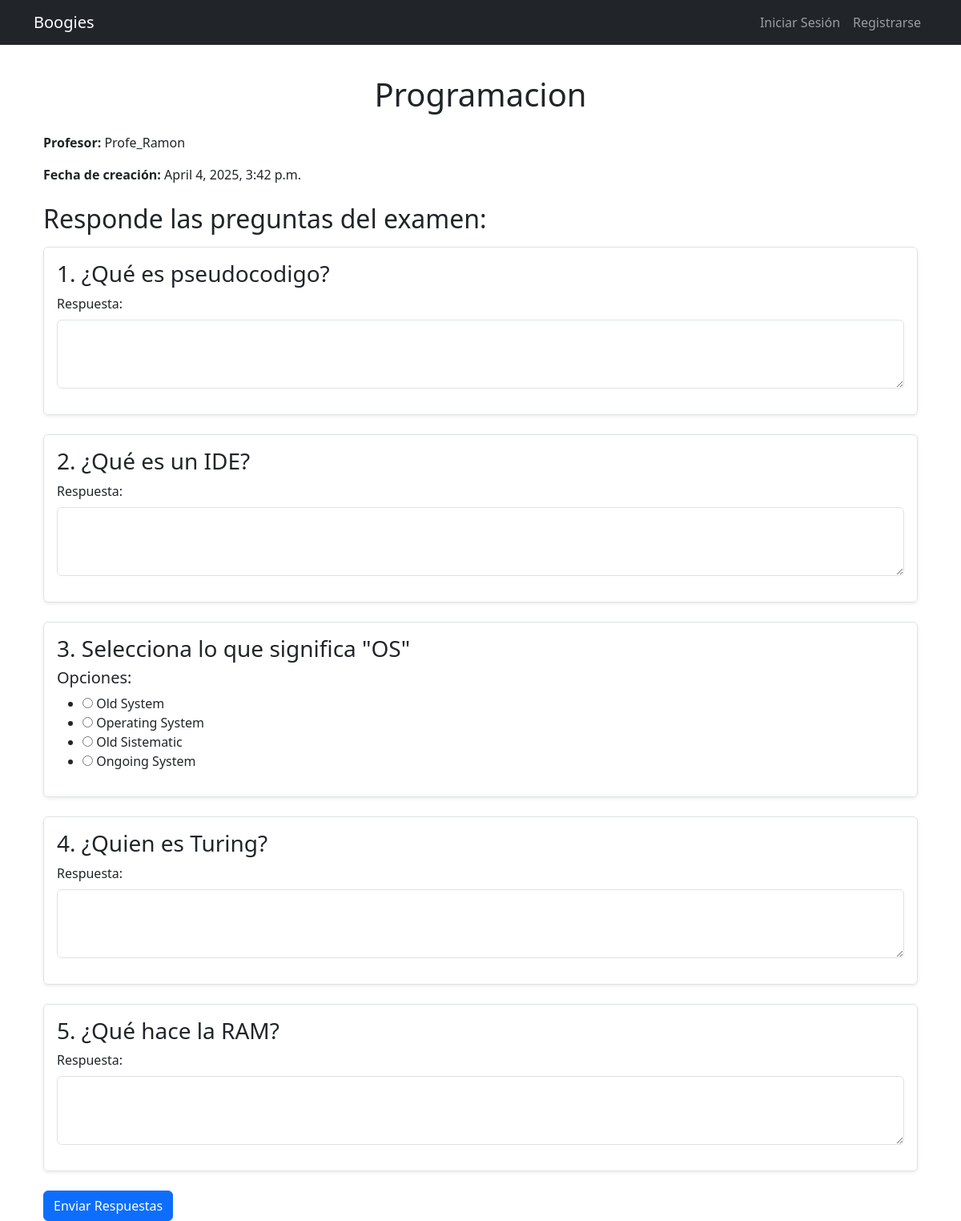
The app's page /exams/18/ with its own data.
### exams/models.py (models this page shows, shortened)
class Exam(models.Model):
    title = models.CharField(max_length=255)
    teacher = models.ForeignKey(
        User, on_delete=models.CASCADE, limit_choices_to={'is_teacher': True}, related_name="exams"
    )
    created_at = models.DateTimeField(auto_now_add=True)

class Question(models.Model):
    QUESTION_TYPES = [
        ('open', 'Pregunta Abierta'),
        ('multiple_choice', 'Opción Múltiple')
    ]
    exam = models.ForeignKey(Exam, on_delete=models.CASCADE, related_name='questions')
    text = models.TextField()
    question_type = models.CharField(max_length=20, choices=QUESTION_TYPES, default='open')

class Choice(models.Model):
    question = models.ForeignKey(Question, on_delete=models.CASCADE, related_name='choices')
    text = models.CharField(max_length=255)
    is_correct = models.BooleanField(default=False)  # Indica si es la respuesta correcta

### users/models.py (models this page shows, shortened)
class CustomUser(AbstractUser):
    is_teacher = models.BooleanField(default=False)  # Indica si el usuario es profesor
    is_student = models.BooleanField(default=True)  # Indica si el usuario es estudiante
    groups = models.ManyToManyField(
        Group,
        related_name="customuser_set",
        blank=True
    )
    user_permissions = models.ManyToManyField(
        Permission,
        related_name="customuser_set",
        blank=True
    )

### exams/views.py (the view)
# urls.py: path("<int:pk>/", ExamDetailView.as_view(), name="exam_detail"),
class ExamDetailView(DetailView):
    model = Exam
    template_name = 'exams/exam_detail.html'
    context_object_name = 'exam'
    def get_context_data(self, **kwargs):
        context = super().get_context_data(**kwargs)
        exam = context['exam']
        questions_with_answers = []
        for question in exam.questions.all():
            answers = Answer.objects.filter(question=question)
            questions_with_answers.append({'question': question, 'answers': answers})
        context['questions_with_answers'] = questions_with_answers
        return context

### templates/exams/exam_detail.html (shortened to what this page needs)
{% extends "base.html" %}
{% block content %}
<div class="container mt-4">
    <h1 class="text-center mb-4">{{ exam.title }}</h1>
    <p><strong>Profesor:</strong> {{ exam.teacher.username }}</p>
    <p><strong>Fecha de creación:</strong> {{ exam.created_at }}</p>
    {% if user != exam.teacher %}
        <form method="post" action="{% url 'submit_answer' exam.pk %}">
            <h2 class="mt-4 mb-3">Responde las preguntas del examen:</h2>
            {% for question in exam.questions.all %}
                <div class="question mb-4 p-3 border rounded shadow-sm">
                    <h3>{{ forloop.counter }}. {{ question.text }}</h3>
                    {% if question.question_type == "open" %}
                        <div class="mb-3">
                            <label for="answer_{{ question.id }}" class="form-label">Respuesta:</label>
                            <textarea name="answer_{{ question.id }}" id="answer_{{ question.id }}" class="form-control" rows="3" required></textarea>
                        </div>
                    {% elif question.question_type == "multiple_choice" %}
                        <div class="mb-3">
                            <h5>Opciones:</h5>
                            <ul>
                                {% for choice in question.choices.all %}
                                    <li>
                                        <input type="radio" name="answer_{{ question.id }}" value="{{ choice.id }}" required>
                                        <label>{{ choice.text }}</label>
                                    </li>
                                {% endfor %}
                            </ul>
                        </div>
                    {% endif %}
                </div>
            {% endfor %}
            <button type="submit" class="btn btn-primary">Enviar Respuestas</button>
        </form>
    {% endif %}
</div>
{% endblock %}

### templates/base.html (style rules this page uses)
body { padding-top: 70px; }

### records on screen
Exam: title "Programacion", teacher.username "Profe_Ramon", created_at "April 4, 2025, 3:42 p.m."
Question: text "¿Qué es pseudocodigo?"
Question: text "¿Qué es un IDE?"
Question: text "Selecciona lo que significa \"OS\""
Choice: text "Old System"
Choice: text "Operating System"
Choice: text "Old Sistematic"
Choice: text "Ongoing System"
Question: text "¿Quien es Turing?"
Question: text "¿Qué hace la RAM?"
